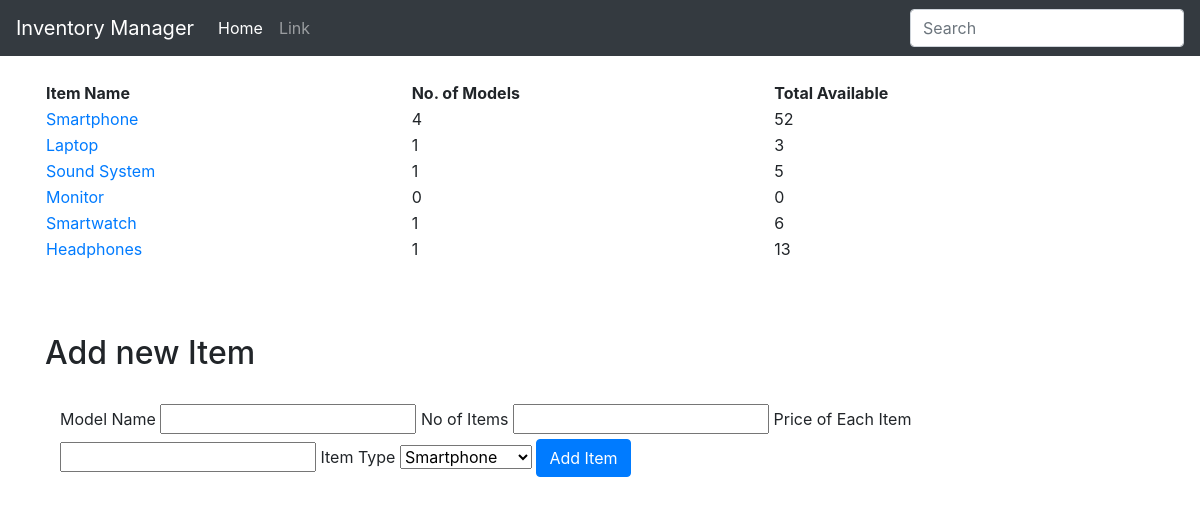
The page / on the database its author committed.
### inventory/models.py (models this page shows, shortened)
class Item(models.Model):
    item_name = models.CharField(max_length=200)
    item_count = models.IntegerField(default = 0)
    total_unit = models.IntegerField(default = 0)

### inventory/views.py (the view)
# urls.py: path('', views.index, name = 'index'),
def index (request):
    item_list = Item.objects.all()
    for item in item_list:
        item.item_count = item.itemmodel_set.count()
        a = item.itemmodel_set.all()
        n = 0
        for i in a:
            n = n + i.item_count
        item.total_unit = n
    context = {'item_list' : item_list,
    }
    return render(request, 'index.html', context)

### inventory/templates/index.html (shortened to what this page needs)
{% extends 'base.html' %}
{% block body %}
{% if item_list %}
<table style="width:100%">
  <tr>
    <th>Item Name</th>
    <th>No. of Models</th>
    <th>Total Available</th>
  </tr>
  {% for item in item_list %}
  <tr>
    <td>  <a href="{% url 'inventory:detail' item.id %}">{{item.item_name}}</a></td>
    <td>{{item.item_count}}</td>
    <td>{{item.total_unit}}</td>
  </tr>
  {% endfor %}
</table>
{% else %}
      <p>No items are available</p>
{% endif %}
<br>
<br>
<br>
<footer>
  <h2>Add new Item</h2>
  <div class="container">
      <form action="{% url 'inventory:add_model' %}" method="POST">
          <br>
          <label for="mname">Model Name</label>
          <input type="text" id="mname" name="mname" value="">
          <label for="itemno">No of Items</label>
          <input type="text" id="itemno" name="itemno" value="">
          <label for="itemprice">Price of Each Item</label>
          <input type="text" id="itemprice" name="itemprice" value="">
          <label for="itemtype">Item Type</label>
          <select name="itemtype">
            {% for item in item_list%}
            <option value="{{forloop.counter }}">{{item.item_name}}</option>
            {% endfor %}
          </select>
      <button type="submit" class="btn btn-primary" name="button">Add Item</button>
      </form>
  </div>
</footer>
{% endblock %}

### inventory/templates/base.html (shortened to what this page needs)
<!DOCTYPE html>
<html>
  <head>
  </head>
  {% load static %}
  <link rel="stylesheet" type="text/css" href="{% static '/css/style.css' %}"/>
  <link rel="stylesheet" type="text/css" href="{% static '/css/bootstrap.min.css' %}"/>
  <body>
    <nav class="navbar navbar-expand navbar-dark bg-dark">
  <a class="navbar-brand" href="{% url 'inventory:index' %}">Inventory Manager</a>
  <div class="collapse navbar-collapse" id="navbarsExample02">
    <ul class="navbar-nav mr-auto">
      <li class="nav-item active">
        <a class="nav-link" href="{% url 'inventory:index' %}">Home <span class="sr-only">(current)</span></a>
      </li>
      <li class="nav-item">
        <a class="nav-link" href="#">Link</a>
      </li>
    </ul>
    <form class="form-inline my-2 my-md-0">
      <input class="form-control" type="text" placeholder="Search">
    </form>
  </div>
</nav>
    <br>
    <div class="container">
      {% block body %}
      {% endblock%}
    </div>
  </body>
</html>

### rows shown on the page
Item: item_name "Smartphone", item_count "4", total_unit "52"
Item: item_name "Laptop", item_count "1", total_unit "3"
Item: item_name "Sound System", item_count "1", total_unit "5"
Item: item_name "Monitor", item_count "0", total_unit "0"
Item: item_name "Smartwatch", item_count "1", total_unit "6"
Item: item_name "Headphones", item_count "1", total_unit "13"

### other values the page prints
form field itemtype "Smartphone"
